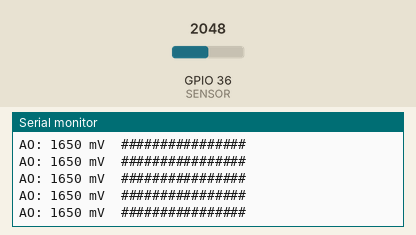
A sketch run on a simulated ESP32. On the bench: the last lines printed to the serial monitor. Inputs (shaded band) come from the test bench; at power-on: GPIO 36 (SENSOR) = 2048.

Above: at 1.7 s.
1.8 s: GPIO 36 (SENSOR) set to 2866
At 2.07 s:
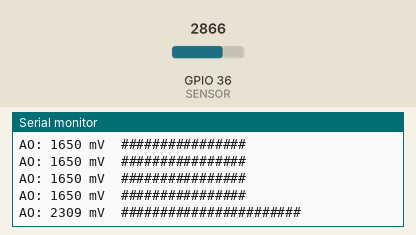
3.8 s: GPIO 36 (SENSOR) set to 3603
At 4.08 s:
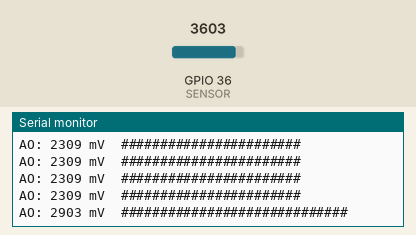
5.8 s: GPIO 36 (SENSOR) set to 4095
At 6.1 s:
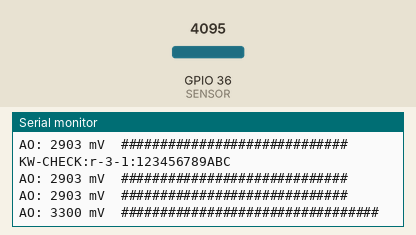
7.8 s: GPIO 36 (SENSOR) set to 1228
At 8.11 s:
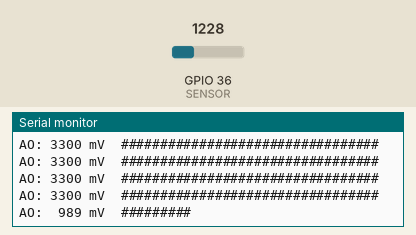
9.8 s: GPIO 36 (SENSOR) set to 491
At 10.12 s:
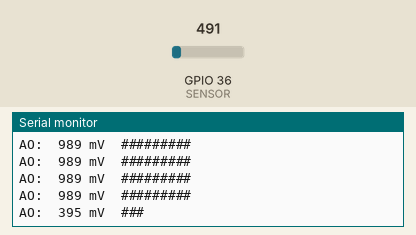
11.8 s: GPIO 36 (SENSOR) set to 0
At 12.14 s:
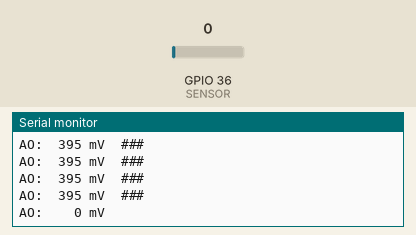

The sketch:

r-3-1-reflex.ino
```cpp
// Kampagne 2, Mission 3.1: Einen Reflexsensor lesen
// Board: ESP32 Dev Module. Läuft am USB, die Motoren bleiben aus.
// Denk an die Programmier-Regel aus Mission 2.2: Akku AUS und 3V3-Kabel vom Wandler ab, bevor USB dran kommt.
//
// TCRT5000-Modul:  VCC -> 3V3   GND -> GND   AO -> GPIO 36 (am Board oft "VP")
// DO (digitaler Ausgang) bleibt vorerst frei.
// Der Sketch gibt fünfmal pro Sekunde die Spannung an AO aus.

const int SENSOR = 36;   // ADC1, nur Eingang

void setup() {
  Serial.begin(115200);
  delay(500);
  pinMode(SENSOR, INPUT);
  Serial.println();
  Serial.println("Mission 3.1: Reflexsensor. Halte weißes Papier und schwarzes Klebeband darunter.");
}

int anzahl = 0;

void loop() {
  // Zehn Messungen mitteln, das glättet das Rauschen.
  long summe = 0;
  for (int i = 0; i < 10; i++) summe += analogReadMilliVolts(SENSOR);
  int mv = summe / 10;
  Serial.printf("AO: %4d mV  ", mv);
  for (int i = 0; i < mv / 100; i++) Serial.print('#');   // kleiner Balken
  Serial.println();
  if (++anzahl == 25) Serial.printf("KW-CHECK:r-3-1:%012llX\n", (unsigned long long)ESP.getEfuseMac());
  delay(200);
}
```

Measured:
- after the input at 1.8 s, the serial monitor: prints a new line after 0.11 s (image 1)
- after the input at 3.8 s, the serial monitor: prints a new line after 0.13 s (image 2)
- after the input at 5.8 s, the serial monitor: prints a new line after 0.14 s (image 3)
- after the input at 7.8 s, the serial monitor: prints a new line after 0.16 s (image 4)
- after the input at 9.8 s, the serial monitor: prints a new line after 0.17 s (image 5)
- after the input at 11.8 s, the serial monitor: prints a new line after 0.18 s (image 6)
